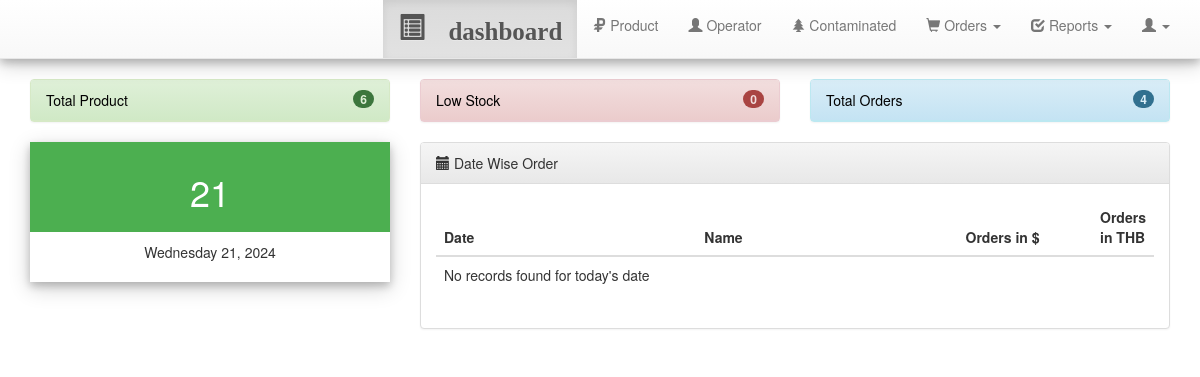
The page /dashboard.php (signed in) on the database as committed earlier.
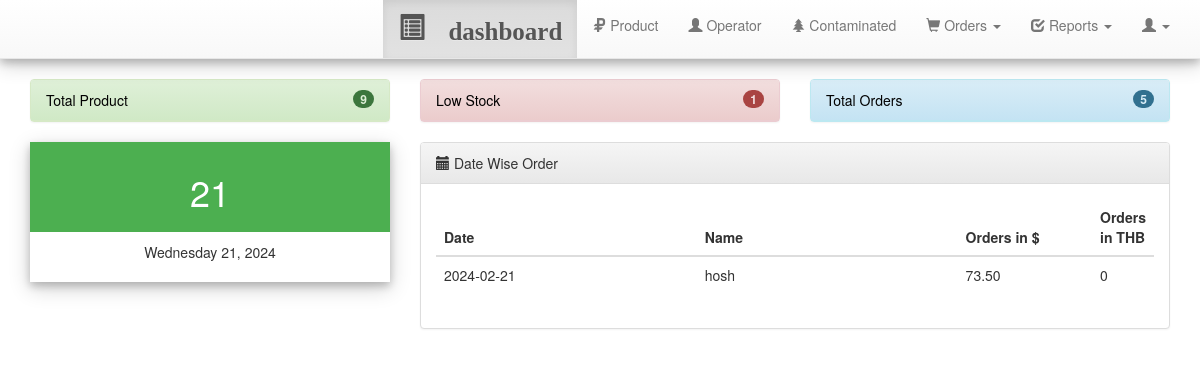
The same page on the database as committed later.
### tables this page shows
CREATE TABLE `order_item` (
  `order_item_id` int(11) NOT NULL,
  `order_id` int(11) NOT NULL DEFAULT 0,
  `product_id` int(11) NOT NULL DEFAULT 0,
  `quantity` varchar(255) NOT NULL,
  `rate` varchar(255) NOT NULL,
  `total` varchar(255) NOT NULL,
  `order_item_status` int(11) NOT NULL DEFAULT 0,
  `product_price_type` varchar(1000) DEFAULT 'rate'
);

CREATE TABLE `orders` (
  `order_id` int(11) NOT NULL,
  `order_date` date NOT NULL,
  `client_name` varchar(255) NOT NULL,
  `client_contact` varchar(255) NOT NULL,
  `client_address` varchar(250) NOT NULL,
  `client_email` varchar(200) NOT NULL,
  `sub_total` varchar(255) NOT NULL,
  `vat` varchar(255) NOT NULL,
  `total_amount` varchar(255) NOT NULL,
  `shipping` int(255) NOT NULL,
  `discount` varchar(255) NOT NULL,
  `phytosanitary` varchar(255) NOT NULL,
  `grand_total` varchar(255) NOT NULL,
  `paid` varchar(255) NOT NULL,
  `due` varchar(255) NOT NULL,
  `payment_type` int(11) NOT NULL,
  `payment_status` int(11) NOT NULL,
  `payment_place` int(11) NOT NULL,
  `gstn` varchar(255) NOT NULL,
  `order_status` int(11) NOT NULL DEFAULT 0,
  `user_id` int(11) NOT NULL,
  `invNum` varchar(50) NOT NULL
);

### dashboard.php (the view, shortened to what this page needs)
<?php require_once 'includes/header.php'; ?>
<?php
$currentDate = date('Y-m-d');
$sql = "SELECT * FROM product WHERE status = 1";
$query = $connect->query($sql);
$countProduct = $query->num_rows;
$orderSql = "SELECT * FROM orders WHERE order_status = 1";
$orderQuery = $connect->query($orderSql);
$countOrder = $orderQuery->num_rows;
$lowStockSql = "SELECT * FROM product WHERE quantity <= 10 AND status = 1";
$lowStockQuery = $connect->query($lowStockSql);
$countLowStock = $lowStockQuery->num_rows;
?>
    <link rel="stylesheet" href="assests/plugins/fullcalendar/fullcalendar.min.css">
    <link rel="stylesheet" href="assests/plugins/fullcalendar/fullcalendar.print.css" media="print">
<div class="row">
	<div class="col-md-4">
		<div class="panel panel-success">
			<div class="panel-heading">
				<a href="product.php" style="text-decoration:none;color:black;">
					Total Product
					<span class="badge pull pull-right"><?php echo $countProduct; ?></span>
				</a>
			</div>
		</div>
	</div>
	<div class="col-md-4">
		<div class="panel panel-danger">
			<div class="panel-heading">
				<a href="product.php" style="text-decoration:none;color:black;">
					Low Stock
					<span class="badge pull pull-right"><?php echo $countLowStock; ?></span>
				</a>
			</div>
		</div>
	</div>
		<div class="col-md-4">
			<div class="panel panel-info">
			<div class="panel-heading">
				<a href="orders.php?o=manord" style="text-decoration:none;color:black;">
					Total Orders
					<span class="badge pull pull-right"><?php echo $countOrder; ?></span>
				</a>
			</div>
		</div>
		</div>
	<div class="col-md-4">
		<div class="card">
		  <div class="cardHeader">
		    <h1><?php echo date('d'); ?></h1>
		  </div>
		  <div class="cardContainer">
		    <p><?php echo date('l') .' '.date('d').', '.date('Y'); ?></p>
		  </div>
		</div>
		<br/>
	</div>
	<div class="col-md-8">
		<div class="panel panel-default">
			<div class="panel-heading"> <i class="glyphicon glyphicon-calendar"></i> Date Wise Order</div>
			<div class="panel-body">
				<table class="table" id="productTable">
			  	<thead>
			  		<tr>
			  			<th style="width:40%;">Date</th>
			  			<th style="width:40%;">Name</th>
			  			<th style="width:20%;">Orders in $</th>
			  			<th style="width:20%;">Orders in THB</th>
			  		</tr>
			  	</thead>
			  	<tbody>
						<?php
							include 'php_action/db_connect.php';
							$sqlOrder = "SELECT o.order_date, o.client_name, o.total_amount, oi.total, oi.product_price_type
	             FROM orders AS o
	             JOIN order_item AS oi ON o.order_id = oi.order_id
	             WHERE o.order_date = '$currentDate'";
							$resultOrder = $connect->query($sqlOrder);
							if ($resultOrder->num_rows > 0) {
							    while ($row = $resultOrder->fetch_assoc()) {
							        echo "<tr>";
							        echo "<td>" . $row["order_date"] . "</td>";
							        echo "<td>" . $row["client_name"] . "</td>";
							        echo "<td>";
								        if ($row["product_price_type"] !== 'thb') {
								        	echo  $row["total_amount"] ;
								        }else{
								        	echo "0";
								        }
							        echo "</td>";
							        echo "<td>";
								        if ($row["product_price_type"] == 'thb') {
								            echo $row["total"];
								        } else {
								            echo "0";
								        }
								        echo "</td>";
							        echo "</tr>";
							    }
							} else {
							    echo "<tr><td colspan='4'>No records found for today's date</td></tr>";
							}
							?>
				</tbody>
				</table>
			</div>
		</div>
	</div>
</div>
<?php require_once 'includes/footer.php'; ?>

### includes/header.php (shortened to what this page needs)
<!DOCTYPE html>
<html>
<head>
	<link rel="stylesheet" href="assests/bootstrap/css/bootstrap.min.css">
	<link rel="stylesheet" href="assests/bootstrap/css/bootstrap-theme.min.css">
	<link rel="stylesheet" href="assests/font-awesome/css/font-awesome.min.css">
  <link rel="stylesheet" href="custom/css/custom.css">
  <link rel="stylesheet" href="assests/plugins/datatables/jquery.dataTables.min.css">
  <link rel="stylesheet" href="assests/plugins/fileinput/css/fileinput.min.css">
  <link rel="stylesheet" href="assests/jquery-ui/jquery-ui.min.css">
</head>
<body>
	<nav class="navbar navbar-default navbar-static-top">
		<div class="container">
    <div class="collapse navbar-collapse" id="bs-example-navbar-collapse-1" >
      <ul class="nav navbar-nav navbar-right"">
      	<li id="navDashboard"><a href="index.php"><i class="glyphicon glyphicon-list-alt" style="color: #23232; font-size:25px; font-weight:600 ;" > dashboard </i></a></li>
        <li id="navProduct"><a href="product.php"> <i class="glyphicon glyphicon-ruble"></i> Product </a></li>
    <?php
    $current_page = basename($_SERVER['PHP_SELF']);
    if(isset($_SESSION['userId']) && $_SESSION['userId']==1) {
        $operator_active = ($current_page == 'operator.php') ? 'active' : '';
    ?>
        <li id="" class="<?php echo $operator_active; ?>"><a href="operator.php"> <i class="glyphicon glyphicon-user"></i> Operator </a></li>
    <?php
    }
    if(isset($_SESSION['userId']) && $_SESSION['userId']==1) {
        $contaminated_active = ($current_page == 'contaminated.php') ? 'active' : '';
    ?>
        <li id="" class="<?php echo $contaminated_active; ?>"><a href="contaminated.php"> <i class="glyphicon glyphicon-tree-conifer"></i> Contaminated </a></li>
    <?php
    }
    ?>
        <li class="dropdown" id="navOrder">
          <a href="#" class="dropdown-toggle" data-toggle="dropdown" role="button" aria-haspopup="true" aria-expanded="false"> <i class="glyphicon glyphicon-shopping-cart"></i> Orders <span class="caret"></span></a>
        </li>
		<?php  if(isset($_SESSION['userId']) && $_SESSION['userId']==1) { ?>
            <li class="dropdown" id="navOrder">
          <a href="#" class="dropdown-toggle" data-toggle="dropdown" role="button" aria-haspopup="true" aria-expanded="false"> <i class="glyphicon glyphicon-check"></i> Reports <span class="caret"></span></a>
        </li>
		<?php } ?>
        <li class="dropdown" id="navSetting">
          <a href="#" class="dropdown-toggle" data-toggle="dropdown" role="button" aria-haspopup="true" aria-expanded="false"> <i class="glyphicon glyphicon-user"></i> <span class="caret"></span></a>
        </li>
      </ul>
    </div>
  </div>
	</nav>
	<div class="container">

### includes/footer.php (shortened to what this page needs)
</div>
</body>
</html>

### custom/css/custom.css (style rules this page uses)
div.card { width: 100%; box-shadow: 0 4px 8px 0 rgba(0, 0, 0, 0.2), 0 6px 20px 0 rgba(0, 0, 0, 0.19); text-align: center; }
div.cardHeader { background-color: #4CAF50; color: white; padding: 10px; font-size: 40px; }
div.cardContainer { padding: 10px; }

Rows that differ between the two databases and show on the page:
added order_item: order.order_date "2024-02-21", order.client_name "hosh", order.total_amount "73.50", product_price_type "0"
Other text that changed with them:
$countProduct: "6" → "9"
$countLowStock: "0" → "1"
$countOrder: "4" → "5"
text no longer shown: "No records found for today's date"
